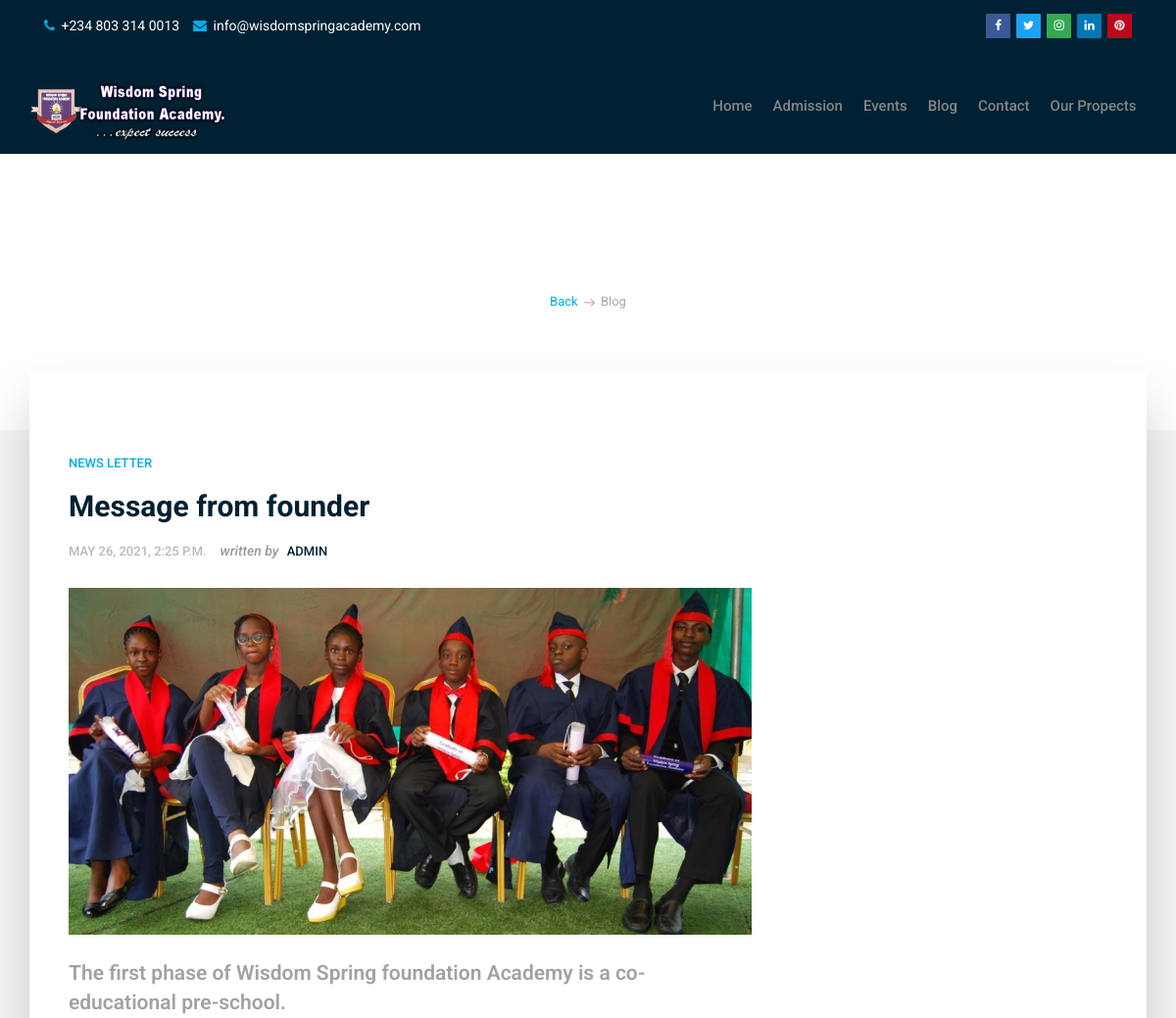
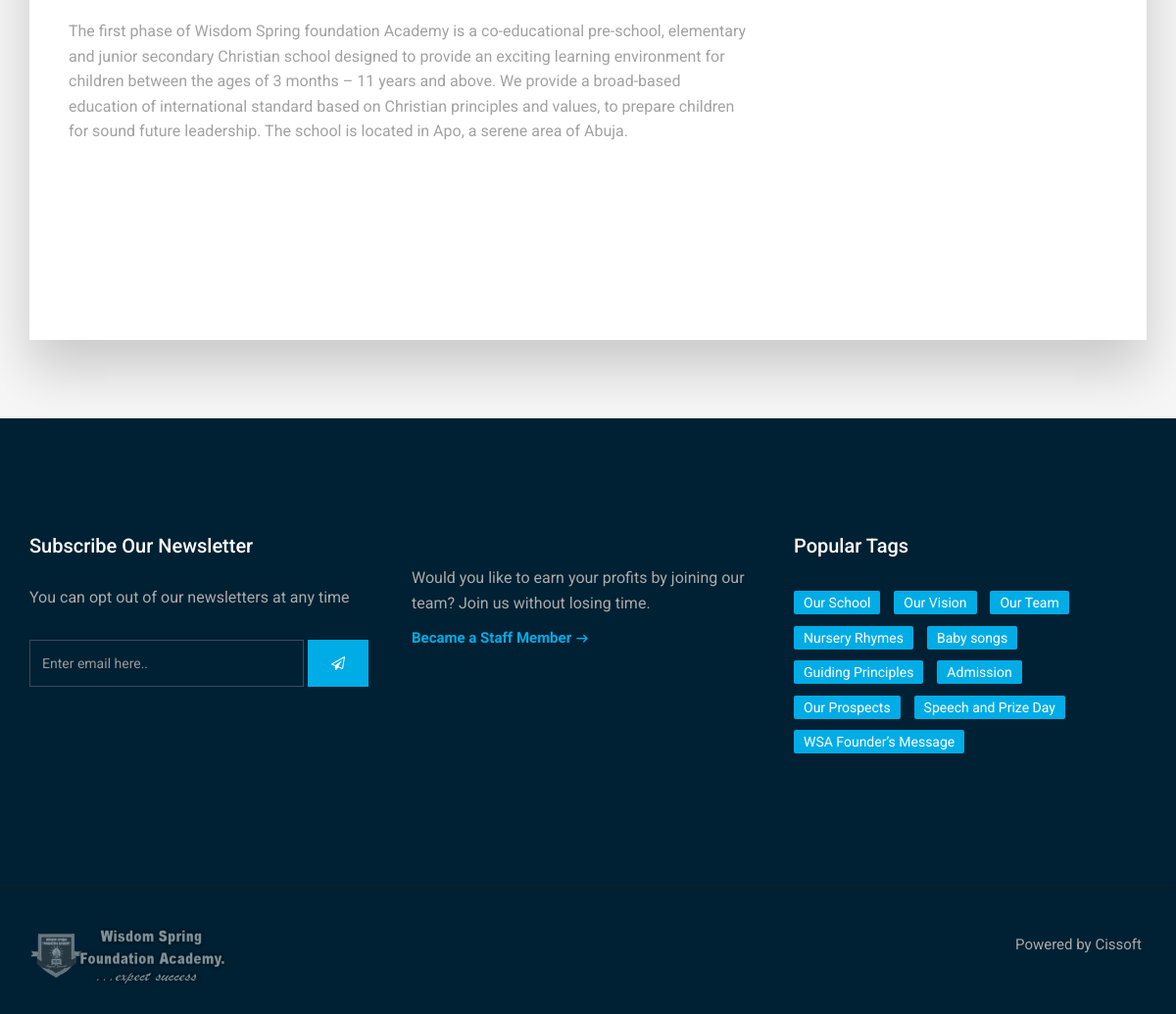
Page /Message from founder/post on the committed database (2 pictures, top to bottom).
### post/models.py (models this page shows, shortened)
class posts(models.Model):
    title = models.CharField(max_length = 200)
    category = models.CharField(max_length=100, choices=CATIGORIES, default='green')
    snipet = models.CharField (max_length = 800, null= True, blank= True)
    body = models.TextField()
    image = models.ImageField(upload_to = 'post/images', null = True, blank = True)
    create_time = models.DateTimeField(default = datetime.now, blank = True)
    class Meta:
        verbose_name_plural = "posts"
        ordering = ['-create_time',]

### post/views.py (the view)
# urls.py: path("<str:post_title>/post", views.postpage, name = "postpage"),
def postpage(request,post_title):
    postpage = posts.objects.get(title = post_title)
    return render(request, "post/postpage.html",{
        "postpage" : postpage
    })

### post/templates/post/postpage.html (shortened to what this page needs)
{% extends "post/layout.html" %}
{% load static %}
{% block content %}
    <header class="header header-normal" style="background-color: #002133;">
        <div class="topbar clearfix">
            <div class="container">
                <div class="row-fluid">
                    <div class="col-md-6 col-sm-6 text-left">
                        <p>
                            <strong><i class="fa fa-phone"></i></strong>  +234 803 314 0013 &nbsp;&nbsp;
                            <strong><i class="fa fa-envelope"></i></strong> <a href="mailto:#">info@wisdomspringacademy.com</a>
                        </p>
                    </div>
                    <div class="col-md-6 col-sm-6 hidden-xs text-right">
                        <div class="social">
                            <a class="facebook" href="#" data-tooltip="tooltip" data-placement="bottom" title="Facebook"><i class="fa fa-facebook"></i></a>
                            <a class="twitter" href="#" data-tooltip="tooltip" data-placement="bottom" title="Twitter"><i class="fa fa-twitter"></i></a>
                            <a class="google" href="#" data-tooltip="tooltip" data-placement="bottom" title="Instagram"><i class="fa fa-instagram"></i></a>
                            <a class="linkedin" href="#" data-tooltip="tooltip" data-placement="bottom" title="Linkedin"><i class="fa fa-linkedin"></i></a>
                            <a class="pinterest" href="#" data-tooltip="tooltip" data-placement="bottom" title="Pinterest"><i class="fa fa-pinterest"></i></a>
                        </div>
                    </div>
                </div>
            </div>
        </div>
        <div class="container">
            <nav class="navbar navbar-default yamm">
                <div class="navbar-header">
                    <div class="logo-normal">
                        <a class="navbar-brand" href="{% url 'index' %}"><img src="{% static 'post/images/logo.png' %}" alt=""></a>
                    </div>
                </div>
                <div id="navbar" class="navbar-collapse collapse">
                    <ul class="nav navbar-nav navbar-right">
                        <li><a href="{% url 'index' %}">Home</a></li>
                        <li><a href="{% url 'admission' %}">Admission</a>
                        <li><a href="{% url 'events' %}">Events</a></li>
                        <li><a href="{% url 'blogpage' %}">Blog</a></li>
                        <li><a href="{% url 'contact' %}">Contact</a></li>
                        <li><a href="{% url 'prospects' %}">Our Propects</a></li>
                    </ul>
                </div>
            </nav>
        </div>
    </header>
    <section class="section db p120">
        <div class="container">
            <div class="row">
                <div class="col-md-12">
                    <div class="tagline-message page-title text-center">
                        <h3>Blog & News</h3>
                        <ul class="breadcrumb">
                            <li><a href="{% url 'blogpage' %}">Back</a></li>
                            <li class="active">Blog</li>
                        </ul>
                    </div>
                </div>
            </div>
        </div>
    </section>
    <section class="section gb nopadtop">
        <div class="container">
            <div class="boxed">
                <div class="row">
                    <div class="col-md-8">
                        <div class="content blog-list">
                            <div class="blog-wrapper clearfix">
                                <div class="blog-meta">
                                    <small><a href="">{{postpage.category}}</a></small>
                                    <h3>{{postpage.title}}</h3>
                                    <ul class="list-inline">
                                        <li>{{postpage.create_time}}</li>
                                        <li><span>written by</span> <a>Admin</a></li>
                                    </ul>
                                </div>
                                <div class="blog-media">
                                    {% if postpage.image %}
                                    <img src="{{ postpage.image.url }}" class="img-responsive">
                                    {% endif %}
                                </div>
                                <div class="blog-desc-big">
                                    <p class="lead">{{postpage.snipet}}</p>
                                    <p>{{postpage.body}}</p>
                                </div>
                            </div>
                       </div>
    </section>
    {% endblock %}

### post/static/post/style.css (style rules this page uses)
body { background-color: #f6f6f6; line-height: 1.6; font-size: 16px; color: #a2a2a2; }
body, p, li, a { font-family: 'Roboto', sans-serif; }
.course-details h4 a, .readmore, .testimonial strong, h1, h2, h3, h4, h5, h6 { color: #002133; }
h1, h2, h3, h4, h5, h6 { line-height: 1.5; }
.cop-logo img, a { color: #002133; text-decoration: none !important; -webkit-transition: all ease 0.3s; -moz-transition: all ease 0.3s; transition: all ease 0.3s; }
.topbar { background-color: #002133; margin-bottom: 30px; padding: 12px 0 14px; }
.topbar a, .topbar p { color: #fff; font-size: 14px; margin: 0; }
.topbar .text-left p { margin-top: 3px; }
.topbar .text-left i { padding-right: 3px; }
.header { position: absolute; z-index: 111; left: 0; top: 0; right: 0; padding: 0; background-color: transparent; text-decoration: none !important; -webkit-transition: all .3s ease-in-out; -moz-transition: all .3s ease-in-out; -ms-transition: all .3s ease-in-out; -o-transition: all .3s ease-in-out; transition: all .3s ease-in-out; }
.header-normal { position: relative; padding: 0 0 24px; background-color: #fff; }
.header-normal .navbar-default .nav>li>a { color: #848484 !important; }
.navbar-default { margin: 0; background-color: transparent; background: none; border: 0; }
.navbar-default .nav>li>a { color: #fff !important; text-transform: capitalize; font-size: 15px; font-weight: 500; outline: none; }
.navbar-brand img { margin: 0 !important; }
.social a { font-size: 12px; color: #fff !important; display: inline-block; background-color: rgba(255, 255, 255, 0.1); width: 25px; text-align: center; border-radius: 1px; margin-left: 2px; height: 25px; line-height: 25px; }
.navbar-brand { padding: 0 10px 0 0; }
.social a.facebook { background-color: #3b5998; }
.social a.pinterest { background-color: #bd081c; }
.social a.twitter { background-color: #1da1f2; }
.social a.google { background-color: #34a853; }
.social a.linkedin { background-color: #0077b5; }
.yamm .nav, .yamm .collapse, .yamm .dropup, .yamm .dropdown { position: static; }
.yamm ul { padding: 0; }
.page-title h3 { margin-bottom: 10px !important; }
.breadcrumb { background-color: transparent; border-radius: 0; color: #aaa; font-size: 13px; list-style: outside none none; margin-bottom: 0; padding: 0; }
.breadcrumb>li a, .breadcrumb>li+li::before, .breadcrumb>.active { color: #aaa; }
.breadcrumb>li+li::before { content: "\f107"; vertical-align: middle; padding-left: 5px; font-family: "Flaticon"; font-size: 11px; padding: 0 6px 0 3px; }
.boxed { box-shadow: 0 30px 50px 0 rgba(1, 1, 1, 0.18); padding: 8rem 4rem 8rem; background-color: #ffffff; margin-top: -60px; }
.section { background-color: #ffffff; padding: 8rem 0; position: relative; display: block; }
.section.gb { background-color: #f6f6f6; }
.section.db { background-color: #002133000; }
.nopadtop { padding-top: 0 !important; }
.blog-list { padding-bottom: 30px; margin-bottom: 30px; }
.blog-meta .list-inline li span { font-style: italic; color: #999; text-transform: none; letter-spacing: 0; font-size: 14px; padding-right: 5px; }
.blog-meta h3 { padding: 0; margin: 10px 0; font-size: 30px; font-weight: 700; }
.blog-meta small, .blog-meta .list-inline li, .blog-meta .list-inline li a { font-size: 13px; font-weight: 500; text-transform: uppercase; color: #002133; }
.blog-meta .list-inline li { color: #b9b9b9; letter-spacing: 0; }
.blog-media img { width: 100%; }
.blog-media { display: block; margin: 25px 0; }
.blog-desc-big .lead { color: #002133000; font-weight: 600; }
.p120 { padding-bottom: 120px !important; }
.tagline-message h3 { padding: 0; font-size: 34px; margin: 0; color: #ffffff; font-weight: bold; }
.shop-desc small, .shop-meta a, .authorbox small, blockquote:before, blockquote:after, .blog-meta small a, .small-box i, .copyrights ul li:hover a, .footer .readmore, .breadcrumb>li a, .yamm h4, .yamm-content li:hover a, .yamm .hassubmenu li:hover a, .check li:before, .stat-count h3, .blog-desc h4:hover a, .post-meta li:after, .course-box small, .course-details h4:hover a, .course-footer i, a:hover, a:focus, .box i, .topbar .text-left i { color: #00ace6; }
@media (max-width: 1200px) { .nav>li>a { padding: 1em 0.7em; } }

### rows in the picture
posts: category "NEWS LETTER", title "Message from founder", create_time "MAY 26, 2021, 2:25 P.M.", image (picture), snipet "The first phase of Wisdom Spring foundation Academy is a co-educational pre-school.", body "The first phase of Wisdom Spring foundation Academy is a co-educational pre-school, elementary and junior secondary Christian school designed to provide an exciting learning environment for children between the ages of 3 months – 11 years and above. We provide a broad-based education of international standard based on Christian principles and values, to prepare children for sound future leadership. The school is located in Apo, a serene area of Abuja."
